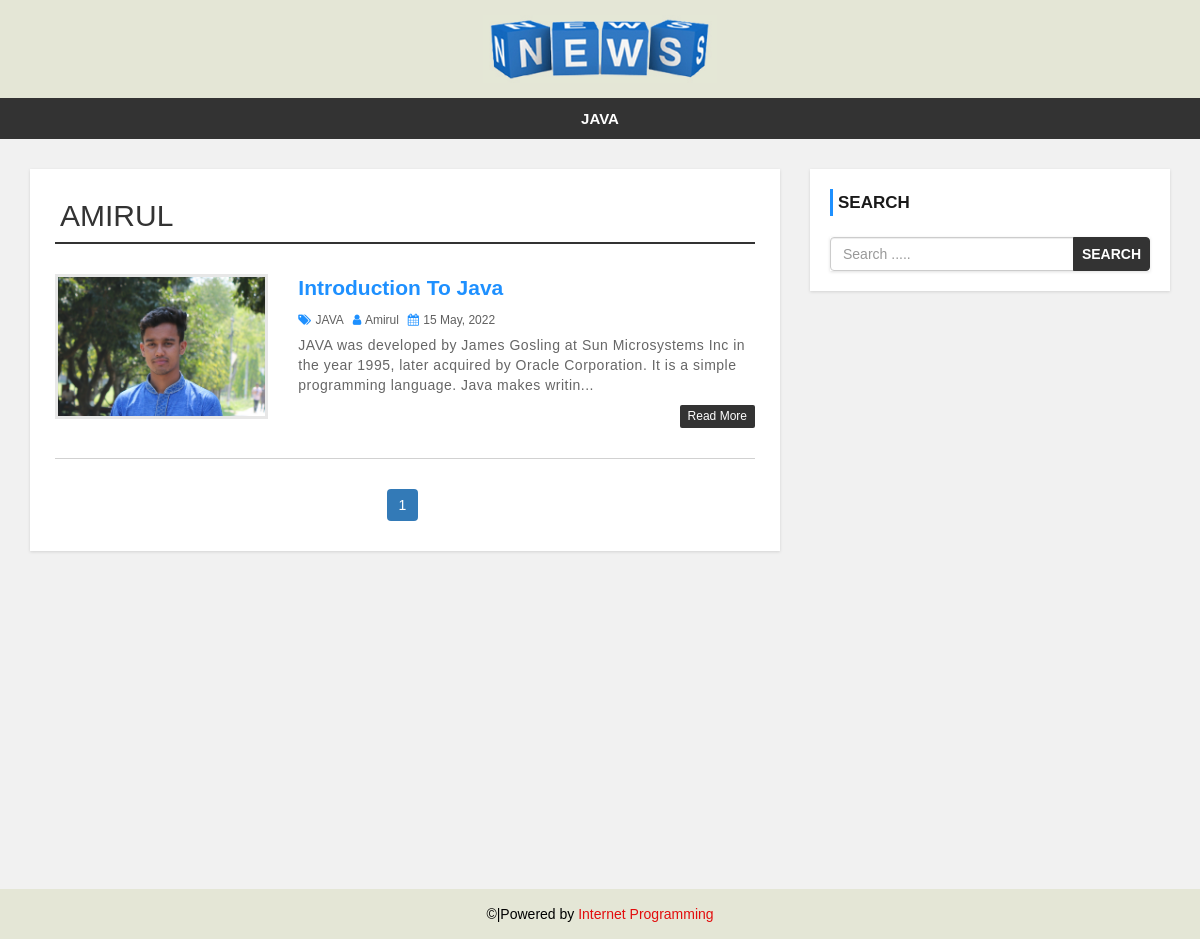
/author.php?author_id=15, run on the app's committed database.
### tables this page shows
CREATE TABLE `category` (
  `category_id` int(11) NOT NULL,
  `category_name` varchar(100) NOT NULL,
  `post` int(11) NOT NULL
);

CREATE TABLE `user` (
  `user_id` int(11) NOT NULL,
  `first_name` varchar(30) NOT NULL,
  `last_name` varchar(30) NOT NULL,
  `username` varchar(30) NOT NULL,
  `password` varchar(40) NOT NULL,
  `role` int(11) NOT NULL
);

CREATE TABLE `post` (
  `post_id` int(11) NOT NULL,
  `title` varchar(100) NOT NULL,
  `description` text NOT NULL,
  `category` varchar(100) NOT NULL,
  `post_date` varchar(50) NOT NULL,
  `author` int(11) NOT NULL,
  `post_img` varchar(100) NOT NULL
);

### author.php (the view, shortened to what this page needs)
<?php include 'header.php'; ?>
    <div id="main-content">
      <div class="container">
        <div class="row">
            <div class="col-md-8">
                <div class="post-container">
<?php
                    include "admin/config.php";
                    if(isset($_GET['author_id'])){
                    $author_id = $_GET['author_id'];
                    $query_cat = "SELECT * FROM user WHERE user_id = {$author_id}";
                    $result_cat = mysqli_query($connection, $query_cat) or die("Query Failed.");
                    $row_new = mysqli_fetch_assoc($result_cat);
?>
                  <h2 class="page-heading"><?php echo strtoupper($row_new['username']); ?></h2>
<?php
  $limit = 3;
if(isset($_GET['page'])){
  $page_number = $_GET['page'];
}else{
  $page_number = 1;
}
  $offset = ($page_number - 1) * $limit;
$query = "SELECT post.post_id, post.title, post.description,post.post_img, post.post_date,post.category, category.category_name,user.username,post.author FROM post
  LEFT JOIN category ON post.category = category.category_id
  LEFT JOIN user ON post.author = user.user_id WHERE post.author={$author_id}
  ORDER BY post.post_id DESC LIMIT {$offset },{$limit}";
  $result = mysqli_query($connection,$query) or die("Failed");
  $count = mysqli_num_rows($result);
  if($count > 0){
    while($row = mysqli_fetch_assoc($result)){
?>
                    <div class="post-content">
                        <div class="row">
                            <div class="col-md-4">
                                <a class="post-img" href="single.php?id=<?php echo $row['post_id'] ?>"><img src="admin/upload/<?php echo $row['post_img'] ?>" alt=""/></a>
                            </div>
                            <div class="col-md-8">
                                <div class="inner-content clearfix">
                                    <h3><a href='single.php?id=<?php echo $row['post_id'] ?>'><?php echo $row['title'] ?></a></h3>
                                    <div class="post-information">
                                        <span>
                                            <i class="fa fa-tags" aria-hidden="true"></i>
                                            <a href='category.php?cid=<?php echo $row['category'] ?>'><?php echo $row['category_name'] ?></a>
                                        </span>
                                        <span>
                                            <i class="fa fa-user" aria-hidden="true"></i>
                                            <a href='author.php?author_id=<?php echo $row['author'] ?>'><?php echo $row['username'] ?></a>
                                        </span>
                                        <span>
                                            <i class="fa fa-calendar" aria-hidden="true"></i>
                                            <?php echo $row['post_date'] ?>
                                        </span>
                                    </div>
                                    <p class="description">
                                        <?php echo substr($row['description'], 0,170)."..." ?>
                                    </p>
                                    <a class='read-more pull-right' href='single.php?id=<?php echo $row['post_id'] ?>'>read more</a>
                                </div>
                            </div>
                        </div>
                    </div>
      <?php }
      }else{
        echo "No Record Found.";
      }
      $query2 = "SELECT * FROM post WHERE post.author={$author_id}";
      $result2 = mysqli_query($connection,$query2) or dir("Failed.");
      if(mysqli_num_rows($result2)){
        $total_records = mysqli_num_rows($result2);
        $total_page = ceil($total_records/$limit);
        echo "<ul class='pagination admin-pagination'>";
        for($i = 1; $i <= $total_page; $i++){
          if($i == $page_number){
            $active = "active";
          }else{
            $active = "";
          }
          echo '<li class='.$active.'><a href="author.php?author_id='.$author_id.'&page='.$i.'">'.$i.'</a></li>';
        }
        echo "</ul>";
      }
                    }else{
                    echo "<h2>No Record Found.</h2>";
                  }
      ?>
                </div>
            </div>
            <?php include 'sidebar.php'; ?>
        </div>
      </div>
    </div>
<?php include 'footer.php'; ?>

### header.php (shortened to what this page needs)
<!DOCTYPE html>
<html lang="en">
<head>
    <link rel="stylesheet" href="css/bootstrap.min.css" />
    <link rel="stylesheet" href="css/font-awesome.css">
    <link rel="stylesheet" href="css/style.css">
</head>
<body>
<div id="header">
    <div class="container">
        <div class="row">
            <div class=" col-md-offset-4 col-md-4">
                <a href="index.php" id="logo"><img src="images/news.jpg"></a>
            </div>
        </div>
    </div>
</div>
<div id="menu-bar">
    <div class="container">
        <div class="row">
            <div class="col-md-12">
<?php
    include "admin/config.php";
    $query = "SELECT * FROM category WHERE post > 0";
    $result = mysqli_query($connection, $query) or die("Catergories query failed.");
    if(mysqli_num_rows($result)){
        $active = "";
 ?>
                <ul class='menu'>
                    <?php
                    while($row = mysqli_fetch_assoc($result)){
                    echo "<li><a class='$active' href='category.php?cid={$row['category_id']}'>{$row['category_name']}</a></li>";
                    }
                    ?>
                </ul>
                <?php } ?>
            </div>
        </div>
    </div>
</div>

### sidebar.php
<div id="sidebar" class="col-md-4">
    <div class="search-box-container">
        <h4>Search</h4>
        <form class="search-post" action="search.php" method ="GET">
            <div class="input-group">
                <input type="text" name="search" class="form-control" placeholder="Search .....">
                <span class="input-group-btn">
                    <button type="submit" class="btn btn-danger">Search</button>
                </span>
            </div>
        </form>
    </div>
</div>

### footer.php
<div id ="footer">
    <div class="container">
        <div class="row">
            <div class="col-md-12">
                <span>©|Powered by <a href="https://www.w3school.com">Internet Programming</a></span>
            </div>
        </div>
    </div>
</div>
</body>
</html>

### css/style.css (style rules this page uses)
body { background: #f1f1f1; font-family: sans-serif,arial,Helvetica; }
a, a:hover, a:focus { text-decoration: none; outline: none; }
ul { margin:0; padding:0; list-style:none; }
h2.page-heading { margin: 5px 0 30px; padding: 0 5px 10px; border-bottom: 2px solid #333; }
form { background: #fff; padding: 25px; box-shadow:0 1px 3px rgba(0, 0, 0, 0.13); }
#header { background: #e4e6d6; text-align: center; padding: 15px; }
#logo { display: inline-block; width: 65%; }
#logo img { width: 100%; }
#menu-bar { background: #333; text-align: center; }
#menu-bar .menu > li { display: inline-block; }
.menu > li > a { padding: 10px 20px; display: block; text-transform: uppercase; color: #fff; font-size: 15px; font-weight:600; transition:all 0.5s ease 0s; }
#main-content { padding: 30px 0; min-height: 750px; }
#main-content .post-container { background-color: #fff; padding: 25px; box-shadow: 0 1px 3px rgba(0, 0, 0, 0.13); }
#main-content .post-content { border-bottom: 1px solid #d1d1d1; padding: 0 0 30px; margin-bottom:30px; }
#main-content .post-content img { width: 100%; }
#main-content .post-content .post-img { border: 3px solid #e7e7e7; display: block; height: 145px; overflow: hidden; transition: border .3s; }
#main-content .post-content h3 { font-size: 21px; line-height: 28px; font-weight: 600; margin: 0 0 7px; }
#main-content .post-content h3 a { color: #1e90ff; transition:all 0.3s; }
#main-content .post-content .post-information span { color: #606060; font-size: 12px; text-transform: capitalize; margin: 0 5px 5px 0; display: inline-block; }
#main-content .post-content .post-information i { color: #1e90ff; margin-right: 1px; }
#main-content .post-content .post-information a { color: #606060; text-decoration: none; }
#main-content .post-content p, #main-content .single-post p { color: #666; font-size: 14px; letter-spacing: 0.5px; margin:0 0 10px; }
#main-content .post-content a.read-more { color: #fff; background-color: #333333; font-size: 12px; text-transform: capitalize; padding: 3px 8px; border-radius: 2px; transition: all 0.3s; }
.pagination { display: block; text-align: center; margin: 0; }
.pagination li { display:inline-block; margin: 0 5px 0 0; }
.pagination li a { border: none; background: #1e90ff; color: #fff; }
i.fa { color:#222; }
#sidebar h4 { color: #1A1A1A; font-size: 17px; line-height: 27px; font-weight:600; text-transform: uppercase; padding: 0 0 0 5px; margin: 0 0 21px; border-left: 3px solid #1e90ff; }
#sidebar .search-box-container { background-color: #fff; padding: 20px; margin: 0 0 30px; box-shadow: 0 1px 3px rgba(0, 0, 0, 0.13); }
#sidebar .search-post { padding: 0; }
#sidebar .search-post input { color: #606060; }
#sidebar .search-post .btn { font-weight: 600; text-transform: uppercase; padding: 6px 8px; background-color: #333333; border-color: #333333; outline: none; }
#footer { color: #000; padding:15px 0; text-align:center; background-color:#e4e6d6; }
#footer a { color:#e20d0d; }

### data on the page
category: category_name "JAVA"
user: username "AMIRUL"
post: post_img (picture), title "Introduction To Java", category.category_name "JAVA", user.username "Amirul", post_date "15 May, 2022", description "JAVA was developed by James Gosling at Sun Microsystems Inc in the year 1995, later acquired by Oracle Corporation. It is a simple programming language. Java makes writin"
